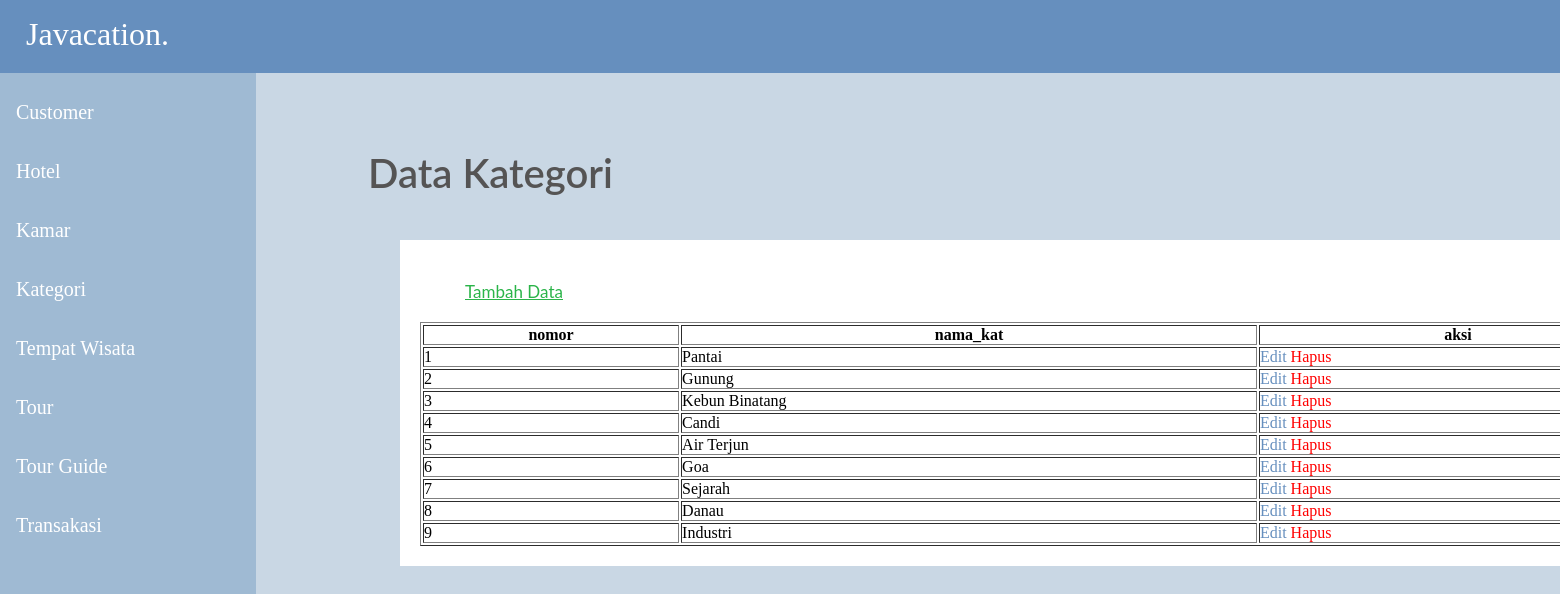
The page /admin/kategori.php on the database its author committed.
### tables this page shows
CREATE TABLE `kategori` (
  `id_kat` int(50) NOT NULL,
  `nama_kat` varchar(255) NOT NULL
);

### admin/kategori.php (the view, shortened to what this page needs)
<!DOCTYPE html>
<html lang="en">
<head>
    <link rel="stylesheet" href="style5.css">
</head>
<body>
<div class="kategori">
                    <div class="logo"><a href='customer.php'>Javacation.</a></div>
    <ul>
    <li><a href="customer.php">Customer</a></li>
    <li><a href="hotel.php">Hotel</a></li>
    <li><a href="kamar.php">Kamar</a></li>
    <li><a href="kategori.php">Kategori</a></li>
    <li><a href="tempat_wisata.php">Tempat Wisata</a></li>
    <li><a href="tour.php">Tour</a></li>
    <li><a href="tour_guide.php">Tour Guide</a></li>
    <li><a href="transaksi.php">Transakasi</a></li>
    </ul>
        <h3>Data Kategori</h3>
        <div class="table-kategori">
        <table border="1">
            <tr>
                <th>nomor</th>
                <th>nama_kat</th>
                <th>aksi</th>
            </tr>
            <p><a href="add_kategori.php">Tambah Data</a></p>
            </div>
            <?php
            $host = new mysqli("localhost","root","","pariwisata");
            $query_mysql = mysqli_query($host,"SELECT * FROM kategori") or die(mysqli_error());
            $nomor=1;
            while($data = mysqli_fetch_array($query_mysql)){
            ?>
            <tr>
                <td><?php echo $nomor++; ?></td>
                <td><?php echo $data['nama_kat']; ?></td>
                <td>
                    <a href="edit-kategori.php?edit=<?php echo $data['id_kat']; ?>" class="edit">Edit</a>
                    <a href="delete-kategori.php?hapus=<?php echo $data['id_kat']; ?>" class="delete"
                    onclick="return confirm('Yakin Ingin Menghapus?')">Hapus</a>
                </td>
            </tr>
            <?php } ?>
        </div>
        </body>
</html>

### admin/style5.css (style rules this page uses)
* { padding: 0; margin: 0; }
.logo { position: absolute; width: 1737px; height: 73px; left: 0px; top: 0px; background: #668FBE; }
.logo a { position: absolute; width: 168px; height: 43px; left: 26px; top: 13px; text-decoration: none; font-family: 'Prata'; font-style: normal; font-weight: 400; font-size: 32px; line-height: 43px; color: #FFFFFF; }
body { position: relative; width: 1280px; height: 832px; background: #C9D7E4; }
ul { list-style-type: none; margin-top: 73px; padding: 0; width: 20%; background-color: #9FBAD3; position: absolute; height: 100%; overflow: auto; }
li a { margin-top: 20px; display: block; color: #FFFFFF; padding: 8px 16px; text-decoration: none; font-family: 'Andika'; font-style: normal; font-weight: 400; font-size: 20px; }
h3 { position: absolute; width: 300px; height: 48px; left: 368px; top: 149px; font-family: 'Lato', sans-serif; font-style: normal; font-weight: 600; font-size: 40px; color: #555454; }
.edit { text-decoration: none; color: #668FBE; }
.delete { text-decoration: none; color: #FF0000; }
.table-kategori { position: relative; display: flex; flex-direction: column; left: 400px; top: 240px; padding-left: 20px; padding-right: 20px; padding-bottom: 20px; background: #FFFFFF; }
.table-kategori p { position: relative; width: 150px; height: 42px; left: 45px; top: 40px; font-family: 'Lato',sans-serif; font-style: normal; font-weight: 400; font-size: 17px; line-height: 24px; padding-bottom: 40px; text-decoration-line: underline; color: #2BB449; }
.table-kategori p a { color: #2BB449; }

### rows shown on the page
kategori: nama_kat "Pantai"
kategori: nama_kat "Gunung"
kategori: nama_kat "Kebun Binatang"
kategori: nama_kat "Candi"
kategori: nama_kat "Air Terjun"
kategori: nama_kat "Goa"
kategori: nama_kat "Sejarah"
kategori: nama_kat "Danau"
kategori: nama_kat "Industri"
